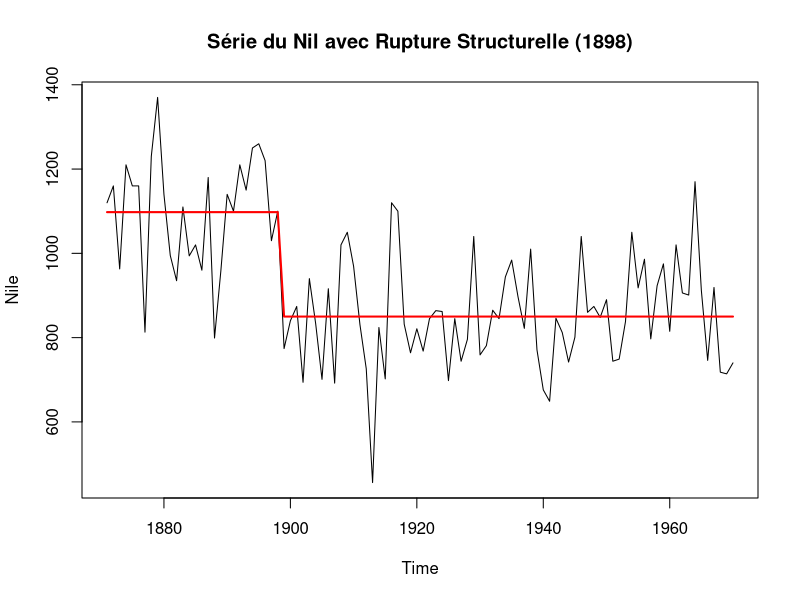
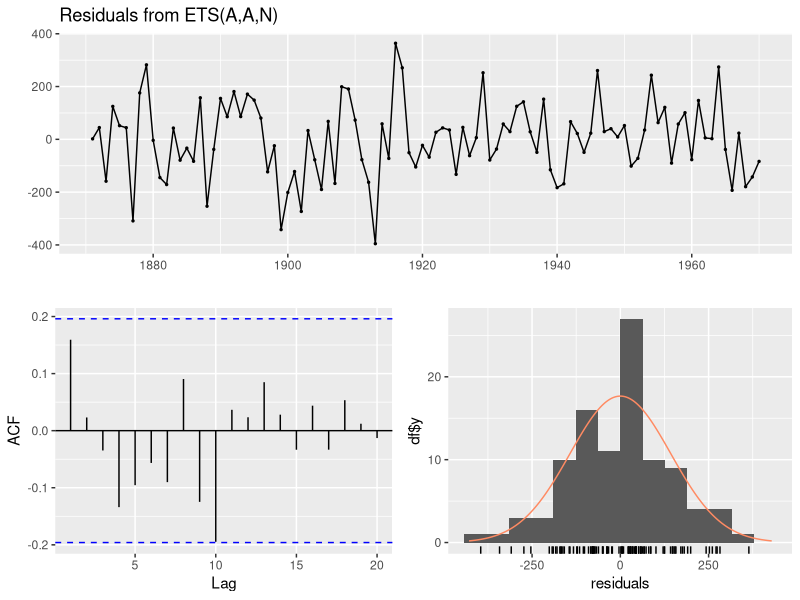
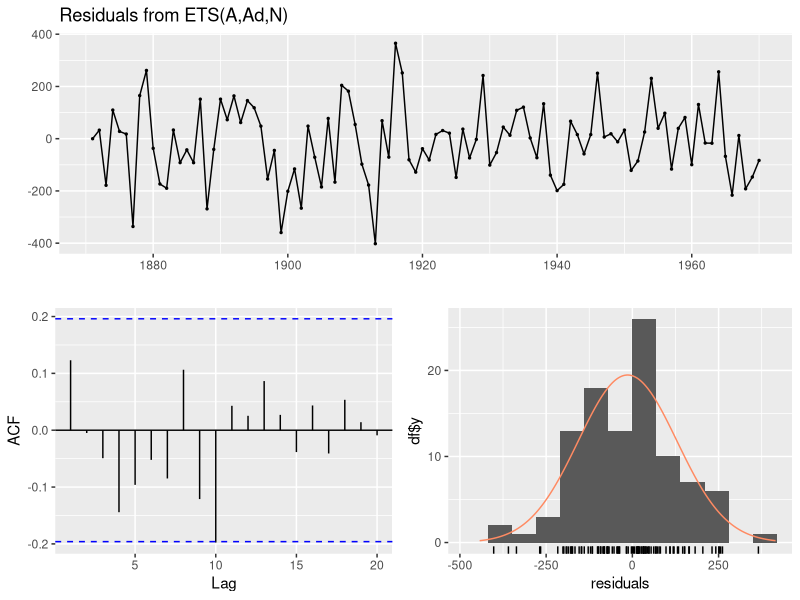

Write R code to recreate these figures, in order.
# Chargement des packages avancés
# install.packages(c("tseries", "strucchange"))
library(forecast)
library(tseries)
library(strucchange)

data(Nile)

# --- 1. TESTS DE STATIONNARITÉ ---
print("--- Test ADF ---")
adf.test(Nile) # p-value < 0.05 indique stationnarité. Ici, on s'attend à rejeter ou être limite.
print("--- Test KPSS ---")
kpss.test(Nile) # p-value < 0.05 indique NON-stationnarité.

# --- 2. DÉTECTION DE RUPTURE STRUCTURELLE ---
# Test de détection de cassure dans la moyenne
rupture <- breakpoints(Nile ~ 1)
summary(rupture)
plot(Nile, main="Série du Nil avec Rupture Structurelle (1898)")
lines(fitted(rupture, breaks = 1), col="red", lwd=2)
# L'année de rupture identifiée correspondra à la construction du barrage.

# --- 3. MODÈLES CONCURRENTS ---
# Modèle 1 : Holt classique (Tendance linéaire)
modele_holt <- ets(Nile, model = "AAN")

checkresiduals(modele_holt)

# Modèle 2 : Holt amorti (Damped Trend)
modele_holt_damped <- ets(Nile, model = "AAN", damped = TRUE)

checkresiduals(modele_holt_damped)

# --- 4. COMPARAISON DES PERFORMANCES ---
print("--- Métriques Holt Classique ---")
accuracy(modele_holt)
print("--- Métriques Holt Amorti ---")
accuracy(modele_holt_damped)

# Tu pourras comparer ces RMSE et AIC avec ceux du modèle SARIMA de ton camarade.
